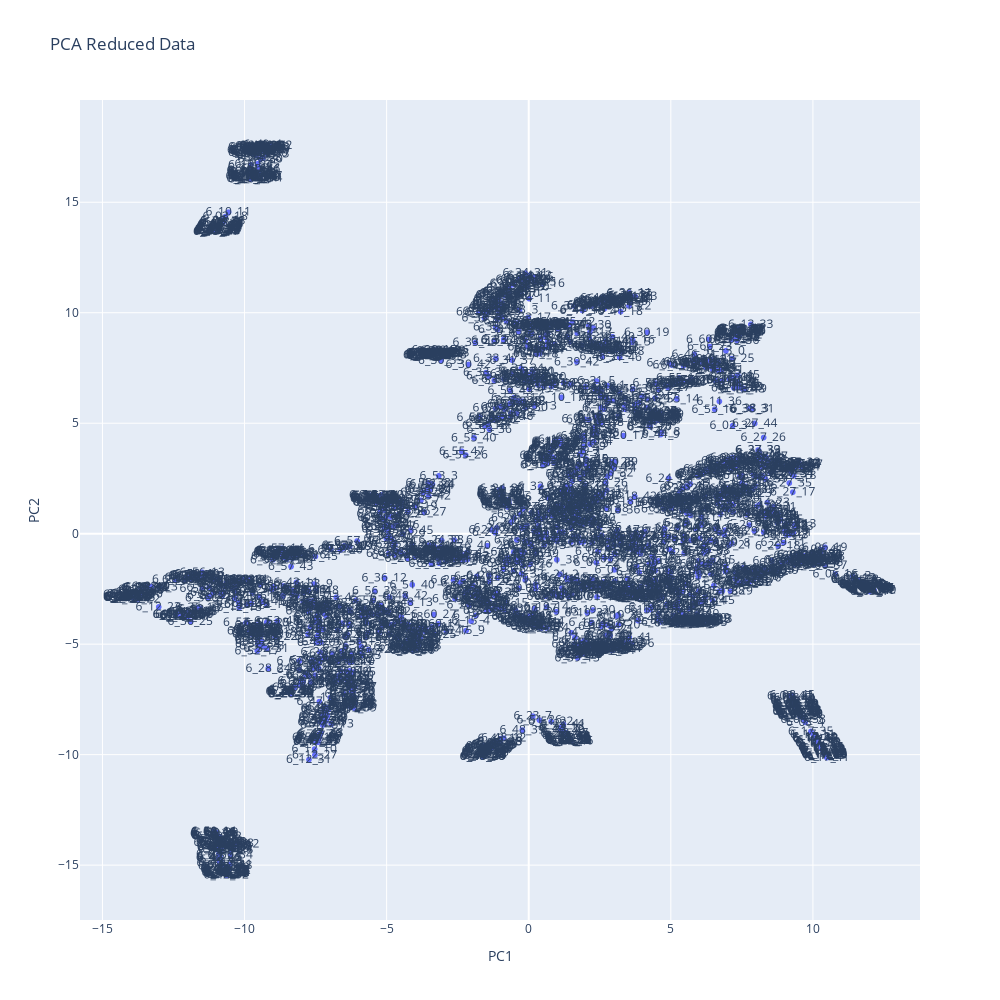

Write notebook code for a chart like this one.
### Code cell
# visualize the reduced data with a 3d scatter plot using plotly
import plotly.express as px
fig = px.scatter(df_X_train_pacmap, x='PC1', y='PC2', title="PCA Reduced Data", height=1000, width=1000, text=df_X_train_pacmap.index)
# add labels to the points as hover text
fig.update_traces(text=df_X_train_pacmap.index, hoverinfo='text+name')
#fig.update_traces(marker=dict(size=5))
fig.show()

### Figure 1 — Plotly figure (JSON) as saved in the notebook; plotly's stock layout.template omitted (floating-point values rounded to 4 significant figures; data arrays with more than 128 entries replaced by an {"elided": "..."} marker saying what was removed)
{"data": [{"hoverinfo": "text+name", "hovertemplate": "PC1=%{x}<br>PC2=%{y}<br>index=%{text}<extra></extra>", "legendgroup": "", "marker": {"color": "#636efa", "symbol": "circle"}, "mode": "markers+text", "name": "", "showlegend": false, "text": {"elided": "2400 str values"}, "type": "scattergl", "x": {"elided": "2400 float values"}, "xaxis": "x", "y": {"elided": "2400 float values"}, "yaxis": "y"}], "layout": {"height": 1000, "legend": {"tracegroupgap": 0}, "title": {"text": "PCA Reduced Data"}, "width": 1000, "xaxis": {"anchor": "y", "domain": [0, 1], "title": {"text": "PC1"}}, "yaxis": {"anchor": "x", "domain": [0, 1], "title": {"text": "PC2"}}}}
